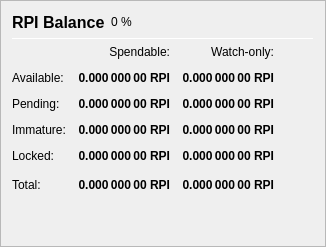
                   <widget class="QFrame" name="frame_Balances">
                    <property name="frameShape">
                     <enum>QFrame::StyledPanel</enum>
                    </property>
                    <property name="frameShadow">
                     <enum>QFrame::Raised</enum>
                    </property>
                    <layout class="QVBoxLayout" name="verticalLayout_4">
                     <item>
                      <layout class="QHBoxLayout" name="horizontalLayout_4">
                       <item>
                        <widget class="QLabel" name="label_5">
                         <property name="minimumSize">
                          <size>
                           <width>0</width>
                           <height>20</height>
                          </size>
                         </property>
                         <property name="font">
                          <font>
                           <pointsize>12</pointsize>
                           <weight>75</weight>
                           <bold>true</bold>
                          </font>
                         </property>
                         <property name="text">
                          <string>RPI Balance</string>
                         </property>
                        </widget>
                       </item>
                       <item>
                        <widget class="QLabel" name="labelRPIPercent">
                         <property name="text">
                          <string notr="true">0 %</string>
                         </property>
                        </widget>
                       </item>
                       <item>
                        <spacer name="horizontalSpacer_3">
                         <property name="orientation">
                          <enum>Qt::Horizontal</enum>
                         </property>
                         <property name="sizeHint" stdset="0">
                          <size>
                           <width>40</width>
                           <height>20</height>
                          </size>
                         </property>
                        </spacer>
                       </item>
                      </layout>
                     </item>
                     <item>
                      <widget class="Line" name="line_Balance">
                       <property name="minimumSize">
                        <size>
                         <width>0</width>
                         <height>1</height>
                        </size>
                       </property>
                       <property name="maximumSize">
                        <size>
                         <width>16777215</width>
                         <height>1</height>
                        </size>
                       </property>
                       <property name="orientation">
                        <enum>Qt::Horizontal</enum>
                       </property>
                      </widget>
                     </item>
                     <item>
                      <layout class="QGridLayout" name="gridLayout">
                       <property name="spacing">
                        <number>12</number>
                       </property>
                       <item row="0" column="1">
                        <widget class="QLabel" name="labelSpendable">
                         <property name="text">
                          <string>Spendable:</string>
                         </property>
                         <property name="alignment">
                          <set>Qt::AlignRight|Qt::AlignTrailing|Qt::AlignVCenter</set>
                         </property>
                        </widget>
                       </item>
                       <item row="0" column="2">
                        <widget class="QLabel" name="labelWatchonly">
                         <property name="text">
                          <string>Watch-only:</string>
                         </property>
                         <property name="alignment">
                          <set>Qt::AlignRight|Qt::AlignTrailing|Qt::AlignVCenter</set>
                         </property>
                        </widget>
                       </item>
                       <item row="1" column="0">
                        <widget class="QLabel" name="labelBalanceText">
                         <property name="text">
                          <string>Available:</string>
                         </property>
                        </widget>
                       </item>
                       <item row="1" column="1">
                        <widget class="QLabel" name="labelBalance">
                         <property name="font">
                          <font>
                           <weight>75</weight>
                           <bold>true</bold>
                          </font>
                         </property>
                         <property name="cursor">
                          <cursorShape>IBeamCursor</cursorShape>
                         </property>
                         <property name="toolTip">
                          <string>Your current spendable balance</string>
                         </property>
                         <property name="text">
                          <string notr="true">0.000 000 00 RPI</string>
                         </property>
                         <property name="alignment">
                          <set>Qt::AlignRight|Qt::AlignTrailing|Qt::AlignVCenter</set>
                         </property>
                         <property name="textInteractionFlags">
                          <set>Qt::LinksAccessibleByMouse|Qt::TextSelectableByKeyboard|Qt::TextSelectableByMouse</set>
                         </property>
                        </widget>
                       </item>
                       <item row="1" column="2">
                        <widget class="QLabel" name="labelWatchAvailable">
                         <property name="font">
                          <font>
                           <weight>75</weight>
                           <bold>true</bold>
                          </font>
                         </property>
                         <property name="cursor">
                          <cursorShape>IBeamCursor</cursorShape>
                         </property>
                         <property name="toolTip">
                          <string>Your current balance in watch-only addresses</string>
                         </property>
                         <property name="text">
                          <string notr="true">0.000 000 00 RPI</string>
                         </property>
                         <property name="alignment">
                          <set>Qt::AlignRight|Qt::AlignTrailing|Qt::AlignVCenter</set>
                         </property>
                         <property name="textInteractionFlags">
                          <set>Qt::LinksAccessibleByMouse|Qt::TextSelectableByKeyboard|Qt::TextSelectableByMouse</set>
                         </property>
                        </widget>
                       </item>
                       <item row="2" column="0">
                        <widget class="QLabel" name="labelPendingText">
                         <property name="text">
                          <string>Pending:</string>
                         </property>
                        </widget>
                       </item>
                       <item row="2" column="1">
                        <widget class="QLabel" name="labelUnconfirmed">
                         <property name="font">
                          <font>
                           <weight>75</weight>
                           <bold>true</bold>
                          </font>
                         </property>
                         <property name="cursor">
                          <cursorShape>IBeamCursor</cursorShape>
                         </property>
                         <property name="toolTip">
                          <string>Total of transactions that have yet to be confirmed, and do not yet count toward the spendable balance</string>
                         </property>
                         <property name="text">
                          <string notr="true">0.000 000 00 RPI</string>
                         </property>
                         <property name="alignment">
                          <set>Qt::AlignRight|Qt::AlignTrailing|Qt::AlignVCenter</set>
                         </property>
                         <property name="textInteractionFlags">
                          <set>Qt::LinksAccessibleByMouse|Qt::TextSelectableByKeyboard|Qt::TextSelectableByMouse</set>
                         </property>
                        </widget>
                       </item>
                       <item row="2" column="2">
                        <widget class="QLabel" name="labelWatchPending">
                         <property name="font">
                          <font>
                           <weight>75</weight>
                           <bold>true</bold>
                          </font>
                         </property>
                         <property name="cursor">
                          <cursorShape>IBeamCursor</cursorShape>
                         </property>
                         <property name="toolTip">
                          <string>Unconfirmed transactions to watch-only addresses</string>
                         </property>
                         <property name="text">
                          <string notr="true">0.000 000 00 RPI</string>
                         </property>
                         <property name="alignment">
                          <set>Qt::AlignRight|Qt::AlignTrailing|Qt::AlignVCenter</set>
                         </property>
                         <property name="textInteractionFlags">
                          <set>Qt::LinksAccessibleByMouse|Qt::TextSelectableByKeyboard|Qt::TextSelectableByMouse</set>
                         </property>
                        </widget>
                       </item>
                       <item row="3" column="0">
                        <widget class="QLabel" name="labelImmatureText">
                         <property name="text">
                          <string>Immature:</string>
                         </property>
                        </widget>
                       </item>
                       <item row="3" column="1">
                        <widget class="QLabel" name="labelImmature">
                         <property name="font">
                          <font>
                           <weight>75</weight>
                           <bold>true</bold>
                          </font>
                         </property>
                         <property name="cursor">
                          <cursorShape>IBeamCursor</cursorShape>
                         </property>
                         <property name="toolTip">
                          <string>Staked or masternode rewards that has not yet matured</string>
                         </property>
                         <property name="text">
                          <string notr="true">0.000 000 00 RPI</string>
                         </property>
                         <property name="alignment">
                          <set>Qt::AlignRight|Qt::AlignTrailing|Qt::AlignVCenter</set>
                         </property>
                         <property name="textInteractionFlags">
                          <set>Qt::LinksAccessibleByMouse|Qt::TextSelectableByKeyboard|Qt::TextSelectableByMouse</set>
                         </property>
                        </widget>
                       </item>
                       <item row="3" column="2">
                        <widget class="QLabel" name="labelWatchImmature">
                         <property name="font">
                          <font>
                           <weight>75</weight>
                           <bold>true</bold>
                          </font>
                         </property>
                         <property name="cursor">
                          <cursorShape>IBeamCursor</cursorShape>
                         </property>
                         <property name="toolTip">
                          <string>Staked or masternode rewards in watch-only addresses that has not yet matured</string>
                         </property>
                         <property name="text">
                          <string notr="true">0.000 000 00 RPI</string>
                         </property>
                         <property name="alignment">
                          <set>Qt::AlignRight|Qt::AlignTrailing|Qt::AlignVCenter</set>
                         </property>
                         <property name="textInteractionFlags">
                          <set>Qt::LinksAccessibleByMouse|Qt::TextSelectableByKeyboard|Qt::TextSelectableByMouse</set>
                         </property>
                        </widget>
                       </item>
                       <item row="4" column="0">
                        <widget class="QLabel" name="labelLockedBalanceText">
                         <property name="toolTip">
                          <string>Locked RPI or Masternode collaterals. These are excluded from zRPI minting.</string>
                         </property>
                         <property name="text">
                          <string>Locked:</string>
                         </property>
                        </widget>
                       </item>
                       <item row="4" column="1">
                        <widget class="QLabel" name="labelLockedBalance">
                         <property name="font">
                          <font>
                           <weight>75</weight>
                           <bold>true</bold>
                          </font>
                         </property>
                         <property name="cursor">
                          <cursorShape>IBeamCursor</cursorShape>
                         </property>
                         <property name="toolTip">
                          <string>Locked RPI or Masternode collaterals. These are excluded from zRPI minting.</string>
                         </property>
                         <property name="text">
                          <string notr="true">0.000 000 00 RPI</string>
                         </property>
                         <property name="alignment">
                          <set>Qt::AlignRight|Qt::AlignTrailing|Qt::AlignVCenter</set>
                         </property>
                         <property name="textInteractionFlags">
                          <set>Qt::LinksAccessibleByMouse|Qt::TextSelectableByKeyboard|Qt::TextSelectableByMouse</set>
                         </property>
                        </widget>
                       </item>
                       <item row="4" column="2">
                        <widget class="QLabel" name="labelWatchLocked">
                         <property name="font">
                          <font>
                           <weight>75</weight>
                           <bold>true</bold>
                          </font>
                         </property>
                         <property name="cursor">
                          <cursorShape>IBeamCursor</cursorShape>
                         </property>
                         <property name="toolTip">
                          <string>Current locked balance in watch-only addresses</string>
                         </property>
                         <property name="text">
                          <string notr="true">0.000 000 00 RPI</string>
                         </property>
                         <property name="alignment">
                          <set>Qt::AlignRight|Qt::AlignTrailing|Qt::AlignVCenter</set>
                         </property>
                         <property name="textInteractionFlags">
                          <set>Qt::LinksAccessibleByMouse|Qt::TextSelectableByKeyboard|Qt::TextSelectableByMouse</set>
                         </property>
                        </widget>
                       </item>
                       <item row="5" column="0">
                        <widget class="QLabel" name="labelTotalText">
                         <property name="toolTip">
                          <string>Your current RPICOIN balance, unconfirmed and immature transactions included</string>
                         </property>
                         <property name="text">
                          <string>Total:</string>
                         </property>
                        </widget>
                       </item>
                       <item row="5" column="1">
                        <widget class="QLabel" name="labelTotal">
                         <property name="font">
                          <font>
                           <weight>75</weight>
                           <bold>true</bold>
                          </font>
                         </property>
                         <property name="cursor">
                          <cursorShape>IBeamCursor</cursorShape>
                         </property>
                         <property name="toolTip">
                          <string>Your current RPICOIN balance, unconfirmed and immature transactions included</string>
                         </property>
                         <property name="text">
                          <string notr="true">0.000 000 00 RPI</string>
                         </property>
                         <property name="alignment">
                          <set>Qt::AlignRight|Qt::AlignTrailing|Qt::AlignVCenter</set>
                         </property>
                         <property name="textInteractionFlags">
                          <set>Qt::LinksAccessibleByMouse|Qt::TextSelectableByKeyboard|Qt::TextSelectableByMouse</set>
                         </property>
                        </widget>
                       </item>
                       <item row="5" column="2">
                        <widget class="QLabel" name="labelWatchTotal">
                         <property name="font">
                          <font>
                           <weight>75</weight>
                           <bold>true</bold>
                          </font>
                         </property>
                         <property name="cursor">
                          <cursorShape>IBeamCursor</cursorShape>
                         </property>
                         <property name="toolTip">
                          <string>Current total balance in watch-only addresses</string>
                         </property>
                         <property name="text">
                          <string notr="true">0.000 000 00 RPI</string>
                         </property>
                         <property name="alignment">
                          <set>Qt::AlignRight|Qt::AlignTrailing|Qt::AlignVCenter</set>
                         </property>
                         <property name="textInteractionFlags">
                          <set>Qt::LinksAccessibleByMouse|Qt::TextSelectableByKeyboard|Qt::TextSelectableByMouse</set>
                         </property>
                        </widget>
                       </item>
                       <item row="5" column="3">
                        <spacer name="horizontalSpacer_9">
                         <property name="orientation">
                          <enum>Qt::Horizontal</enum>
                         </property>
                         <property name="sizeHint" stdset="0">
                          <size>
                           <width>40</width>
                           <height>20</height>
                          </size>
                         </property>
                        </spacer>
                       </item>
                      </layout>
                     </item>
                     <item>
                      <spacer name="verticalSpacer_3">
                       <property name="orientation">
                        <enum>Qt::Vertical</enum>
                       </property>
                       <property name="sizeHint" stdset="0">
                        <size>
                         <width>20</width>
                         <height>40</height>
                        </size>
                       </property>
                      </spacer>
                     </item>
                    </layout>
                   </widget>
